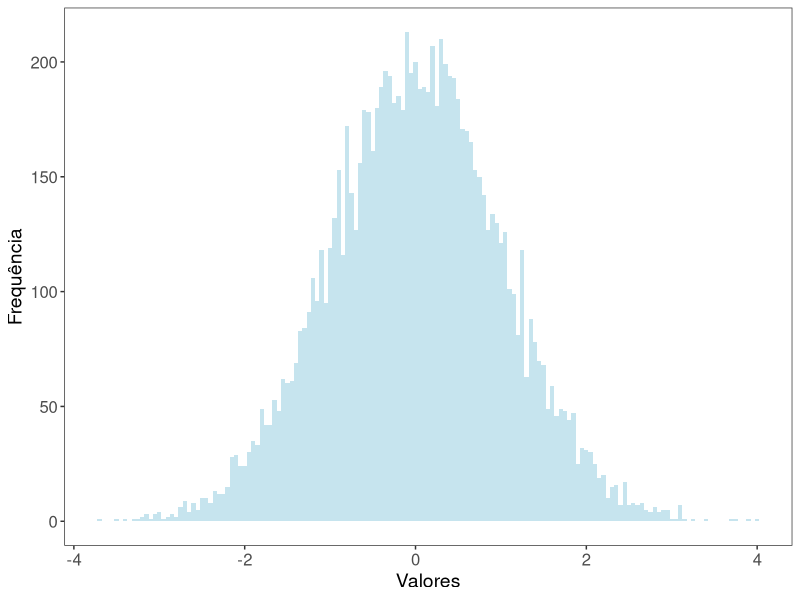

R code for this plot:
## ---- chunk 1
knitr::opts_chunk$set(echo = TRUE)
## ---- chunk 2
#install.packages("ggplot2")
library(ggplot2)
a <- as.data.frame(rnorm(10000))
b <- as.data.frame(rnorm(1000))
c <- cbind(a,b)

ggplot(data = a) +
  geom_histogram(bins = 30, aes(x = rnorm(10000)), alpha = .7, fill = "lightblue", binwidth = .05) +
  ylab("Frequência") +
  xlab("Valores") +
  theme_bw() +
  theme(panel.grid = element_blank(),
        axis.text = element_text(size = 12), 
        text = element_text(size = 14))


## ---- chunk 3
2+2 # Adição
## ---- chunk 4
5-3 # Subtração
## ---- chunk 5
4*5 # Multiplicação
## ---- chunk 6
20/4 # Divisão 
## ---- chunk 7
2^2 # Potência
## ---- chunk 8
# As hashtags ajudam!!!
## ---- chunk 9
2:8
## ---- chunk 10
1:30
## ---- chunk 11
a <- 1:5
## ---- chunk 12
a
## ---- chunk 13
a^2
## ---- chunk 14
b <- a^2
## ---- chunk 15
b
## ---- chunk 16
b[3] <- 5
## ---- chunk 17
b
## ---- chunk 18
a
b
a[5] <- b[1]
a
## ---- chunk 19
b-a 
